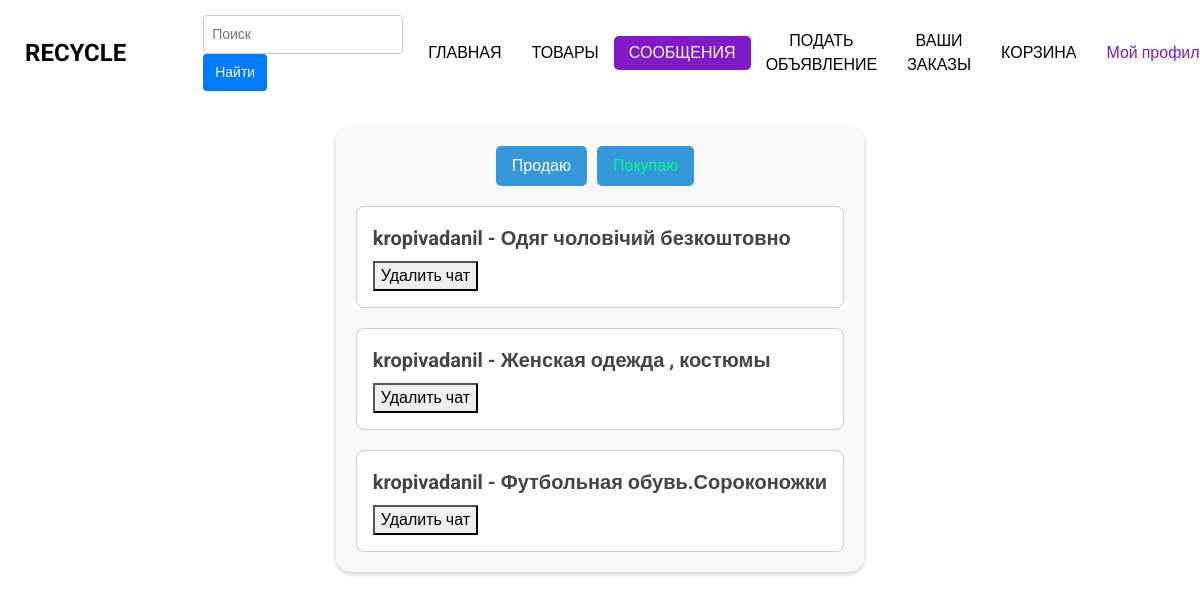
Page /user_buy/ (signed in) on the earlier database version.
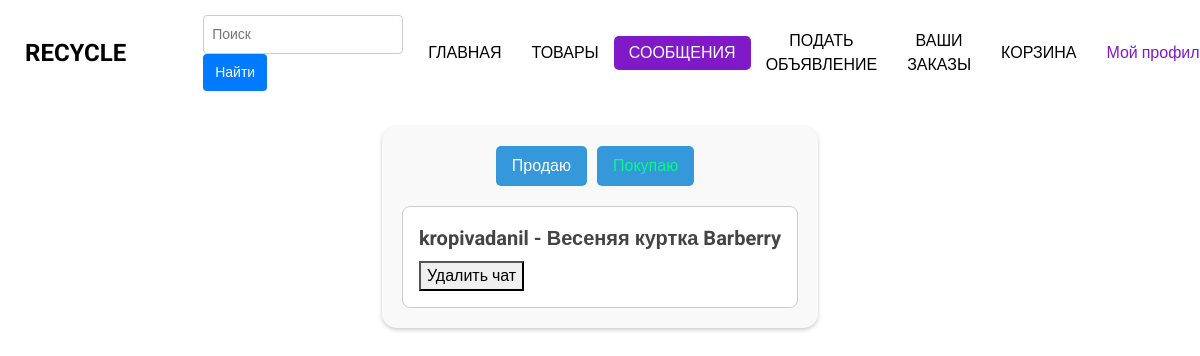
Same page on the later database version.
### bboard/models.py (models this page shows, shortened)
class Chat(models.Model):
    sender = models.ForeignKey(User, related_name='sent_chats', on_delete=models.CASCADE, null=True, verbose_name='Отправитель')
    receiver = models.ForeignKey(User, related_name='received_chats', on_delete=models.CASCADE, null=True, verbose_name='Получатель')
    product = models.ForeignKey(Product, on_delete=models.CASCADE, verbose_name='Товар')
    created_at = models.DateTimeField(auto_now_add=True, verbose_name='Дата создания')
    last_message = models.ForeignKey('Message', null=True, blank=True, on_delete=models.SET_NULL,
                                     related_name='chat_messages', verbose_name='Последнее сообщение')
    class Meta:
        verbose_name = "Чат"
        verbose_name_plural = "Чаты"

class Product(models.Model):
    user = models.ForeignKey(User, on_delete=models.CASCADE, verbose_name="Пользователь")
    category = models.ForeignKey(Category, on_delete=models.CASCADE, verbose_name="Категория")
    title = models.CharField(max_length=200, verbose_name="Заголовок")
    slug = models.SlugField(unique=True, max_length=400, verbose_name="URL", blank=True)
    description = models.TextField(verbose_name="Описание")
    price = models.DecimalField(max_digits=10, decimal_places=2, verbose_name="Цена")
    image_1 = models.ImageField(upload_to="products", null=True, blank=True, verbose_name="Первое изображение")
    image_2 = models.ImageField(upload_to='products', null=True, blank=True, verbose_name="Второе изображение")
    image_3 = models.ImageField(upload_to='products', null=True, blank=True, verbose_name="Третье изображение")
    created_at = models.DateTimeField(auto_now_add=True, null=True, verbose_name="Дата создания")
    thumbnail_1 = ImageSpecField(source='image_1',
                                 processors=[ResizeToFill(500, 500)],
                                 format='JPEG',
                                 options={'quality': 100})
    thumbnail_2 = ImageSpecField(source='image_2',
                                 processors=[ResizeToFill(500, 500)],
                                 format='JPEG',
                                 options={'quality': 100})
    thumbnail_3 = ImageSpecField(source='image_3',
                                 processors=[ResizeToFill(500, 500)],
                                 format='JPEG',
                                 options={'quality': 100})
    class Meta:
        verbose_name = "Товар"
        verbose_name_plural = "Товары"

### accounts/models.py (models this page shows, shortened)
class User(AbstractUser):
    phone_number = models.CharField(max_length=20, verbose_name="Номер телефона")
    city = models.CharField(max_length=100, choices=CITY_CHOICES, verbose_name="Населенный пункт")
    average_rating = models.DecimalField(max_digits=3, decimal_places=2, default=0.0, verbose_name="Средний рейтинг")
    total_ratings = models.PositiveIntegerField(default=0, verbose_name="Количество оценок")

### bboard/views.py (the view)
# urls.py: path('user_buy/', views.user_buy, name="user_buy"),
@login_required
def user_buy(request):
    chats = services.get_user_chats(request.user, chat_type="buy")
    return render(request, "products/buy.html", {"chats": chats, "temp": "buy"})

### bboard/services.py (called while the page is built)
def get_user_chats(user, chat_type):
    if chat_type == "buy":
        return Chat.objects.filter(sender=user).select_related('receiver', 'product')
    elif chat_type == "sell":
        return Chat.objects.filter(receiver=user).select_related('sender')
    else:
        return Chat.objects.filter(sender=user).select_related('receiver', 'product')

### templates/products/buy.html (shortened to what this page needs)
{% extends 'products/new/base.html' %}
{% load static %}
{%block styles%}
<link rel="stylesheet" type="text/css" href="{% static 'buy_styles.css' %}">{% endblock %}
{% block content %}
<div class="chats-199">
    <div class="css-1382m1k">
        <a href="{%url 'user_sell' %}" class="{% if temp == 'sell' %}current-page{%endif%}">Продаю</a>
        <a href="{% url 'user_buy' %}" class="{% if temp == 'buy' %}current-page{%endif%}">Покупаю</a>
    </div>
    <div class="css-1b3tih6">
        {%if chats%}
        {% for chat in chats %}
        <a href="{%url 'chat' chat.id%}">
            <div class="chat-container-445">
                <p class="username-765">{{ chat.receiver.username }} - {{chat.product.title}}</p>
                <form action="{% url 'delete_chat' chat.id %}" method="POST">
                    <button type="submit">Удалить чат</button>
                </form>
            </div>
        </a>
        {% endfor %}
        {%else%}
        <p align="center">Сообщений пока нет</p>
        {%endif%}
    </div>
</div>
{% endblock %}

### templates/products/new/base.html (shortened to what this page needs)
{% load static %}
<!DOCTYPE html>
<html lang="en">
<head>
    {%block styles%}{% endblock %}
    <link rel="stylesheet" type="text/css" href="{%static 'css/bootstrap.css'%}"/>
    <link href="{%static 'css/font-awesome.min.css'%}" rel="stylesheet"/>
    <link href="{% static 'css/style.css'%}" rel="stylesheet"/>
    <link href="{% static 'css/responsive.css'%}" rel="stylesheet"/>
</head>
<body>
<div class="hero_area">
    <header class="header_section">
        <div class="container-fluid">
            {% with request.resolver_match.url_name as current_page %}
            <nav class="navbar navbar-expand-lg custom_nav-container ">
                <a class="navbar-brand" href="{% url 'home'%}">
            <span>
              Recycle
            </span>
                </a>
                <div class="collapse navbar-collapse" id="navbarSupportedContent">
                    <div class="search-form">
                        <a href="{% url 'home' %}" class="home-icon" style="text-decoration: none; color: white;">Главная</a>
                        <form action="{% url 'search' %}" method="GET">
                            <input type="text" name="query" placeholder="Поиск">
                            <button type="submit">Найти</button>
                        </form>
                    </div>
                    <ul class="navbar-nav">
                        <li class="nav-item {% if current_page == 'home' %}active{%endif%}">
                            <a class="nav-link" href="{% url 'home' %}">Главная </a>
                        </li>
                        <li class="nav-item {%if current_page == 'get_products' %}active{%endif%}">
                            <a class="nav-link" href="{% url 'get_products' %}">Товары</a>
                        </li>
                        {%if user.is_authenticated%}
                        <li class="nav-item {%if current_page == 'user_buy' %}active{%endif%}">
                            <a class="nav-link" href="{% url 'user_buy' %}">{%if unread_messages_count%}({{unread_messages_count_per_user}}){%endif%} Сообщения</a>
                        </li>
                        <li class="nav-item {%if current_page == 'create_product' %}active{%endif%}">
                            <a class="nav-link" href="{%url 'create_product'%}" style="text-decoration:none">Подать
                                объявление</a>
                        </li>
                        <li class="nav-item {% if current_page == 'orders_of_user'%}active{%endif%}">
                            <a class="nav-link" href="{%url 'orders_of_user'%}" style="text-decoration:none">Ваши
                                заказы</a>
                        </li>
                         <li class="nav-item {% if current_page == 'cart'%}active{%endif%}">
                            <a href="{%url 'cart'%}" class="nav-link">Корзина</a>
                        </li>
                        {%endif%}
                    </ul>
                    <div class="user_optio_box">
                        <div class="dropdown">
                            <a href="#" class="dropdown-toggle" id="profileDropdown" data-toggle="dropdown"
                               aria-haspopup="true" aria-expanded="false">
                                {% if user.is_authenticated %}
                                Мой профиль
                                {% else %}
                                Войти/Создать аккаунт
                                {% endif %}
                            </a>
                        </div>
                    </div>
                </div>
            </nav>
            {% endwith %}
        </div>
    </header>
    {% block content %}
    {% endblock %}
</div>
</body>
</html>

### static/buy_styles.css (style rules this page uses)
body { font-family: Arial, sans-serif; background-color: #f0f2f5; margin: 0; padding: 0; }
.chats-199 { max-width: 800px; margin: 20px auto; padding: 20px; border-radius: 15px; background-color: #f9f9f9; box-shadow: 0 2px 4px rgba(0, 0, 0, 0.2); }
.css-1382m1k { display: flex; justify-content: center; margin-bottom: 20px; }
.css-1382m1k a { display: inline-block; padding: 8px 16px; color: #fff; background-color: #3498db; border-radius: 5px; text-decoration: none; margin-right: 10px; font-size: 16px; transition: background-color 0.3s ease; }
.css-1b3tih6 { display: grid; grid-template-columns: 1fr; grid-gap: 20px; }
.chat-container-445 { padding: 16px; border: 1px solid #ccc; border-radius: 8px; background-color: #fff; transition: box-shadow 0.3s ease; }
.username-765 { font-size: 20px; font-weight: bold; color: #444; margin-bottom: 8px; }
a { text-decoration: none; }
a { text-decoration: none; color: black; }
a.current-page { color: #00ff80; }

### static/css/style.css (style rules this page uses)
body { font-family: "Roboto", sans-serif; color: #0c0c0c; background-color: #ffffff; overflow-x: hidden; }
a, a:hover, a:focus { text-decoration: none; }
.hero_area { position: relative; min-height: 100vh; display: -webkit-box; display: -ms-flexbox; display: flex; -webkit-box-orient: vertical; -webkit-box-direction: normal; -ms-flex-direction: column; flex-direction: column; }
.header_section .container-fluid { padding-right: 25px; padding-left: 25px; }
.navbar-brand span { font-weight: bold; color: #000000; font-size: 24px; text-transform: uppercase; }
.custom_nav-container { padding: 15px 0; }
.custom_nav-container .navbar-nav { margin: auto; }
.custom_nav-container .navbar-nav .nav-item .nav-link { padding: 5px 25px; color: #000000; text-align: center; text-transform: uppercase; border-radius: 5px; -webkit-transition: all 0.3s; transition: all 0.3s; }
.custom_nav-container .navbar-nav .nav-item:hover .nav-link, .custom_nav-container .navbar-nav .nav-item.active .nav-link { color: #ffffff; background-color: #8019c8; }
.user_optio_box { display: -webkit-box; display: -ms-flexbox; display: flex; }
.user_optio_box a { margin-left: 15px; color: #8019c8; }
.search-form { display: flex; align-items: center; }
.search-form input[type="text"] { padding: 8px; border: 1px solid #ccc; border-radius: 4px; margin-right: 10px; font-size: 14px; width: 200px; }
.search-form button { padding: 8px 12px; background-color: #007bff; color: #fff; border: none; border-radius: 4px; cursor: pointer; font-size: 14px; }
.user_optio_box { position: relative; }

### static/css/responsive.css (style rules this page uses)
@media (max-width: 1300px) { .custom_nav-container .navbar-nav { margin: 0; margin-left: auto; align-items: center; } }
@media (max-width: 1300px) { .custom_nav-container .navbar-nav .nav-item .nav-link { padding: 5px 15px; } }

Differences in the rows shown:
removed Chat: receiver.username "kropivadanil", product "Одяг чоловічий безкоштовно"
removed Chat: receiver.username "kropivadanil", product "Женская одежда , костюмы"
removed Chat: receiver.username "kropivadanil", product "Футбольная обувь.Сороконожки"
added Chat: receiver.username "kropivadanil", product "Весеняя куртка Barberry"
